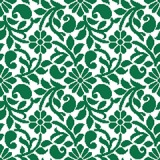
#> input picture WhatsApp Image 2025-06-05 at 19.49.10_db9d6298.jpg, 160 x 160 px, found by its file name
$ python 'Image 2.py'
#> lines starting #> are read from the running program, lines starting #| are printed output that depends on the picture; after the words box and inside, x2 and y2 are one past the last pixel; in counts of white or black regions, pixels touching at a corner belong together
import cv2

# Use raw string to avoid escape issues
image_path = r'C:/Users/Kousimon/OneDrive/Desktop/Data Scientist/Numpy/WhatsApp Image 2025-06-05 at 19.49.10_db9d6298.jpg'

# Load the image
original = cv2.imread(image_path)
#> original is the input picture: shape (160, 160, 3); mean B, G, R 142.7, 168.7, 110.7

# Check if image loaded
if original is None:
    print("❌ Image not loaded. Please check the file path.")
else:
    # Convert to grayscale
    gray = cv2.cvtColor(original, cv2.COLOR_BGR2GRAY)
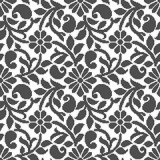
#> gray: shape (160, 160); min 54, max 255, mean 148.4

    # Convert to black and white using threshold
    _, black_white = cv2.threshold(gray, 127, 255, cv2.THRESH_BINARY)
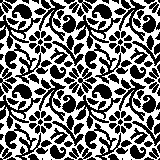
#> black_white: shape (160, 160); 48.3% white; 3 white regions (2 under 20 px), largest, box (x1, y1, x2, y2) and area: (0, 0, 160, 160) 12338

    # Show image
    cv2.namedWindow("Black and White Image", cv2.WINDOW_NORMAL)
    cv2.imshow("Black and White Image", black_white)
    cv2.waitKey(0)
    cv2.destroyAllWindows()

$ run again, with WhatsApp Image 2025-05-30 at 14.27.45_233f0cb1.jpg copied over WhatsApp Image 2025-06-05 at 19.49.10_db9d6298.jpg
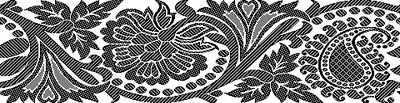
#> input picture WhatsApp Image 2025-05-30 at 14.27.45_233f0cb1.jpg, 400 x 103 px, found by its file name
#> original is the input picture: shape (103, 400, 3); min 0, max 255, mean 123.3
#> `_, black_white = cv2.threshold(gray, 127, 255, cv2.THRESH_BINARY)`:
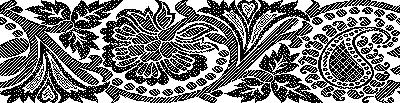
#> black_white: shape (103, 400); 46.5% white; 854 white regions (820 under 20 px), largest, box (x1, y1, x2, y2) and area: (0, 0, 400, 103) 13961, (321, 28, 374, 88) 863, (244, 10, 286, 54) 288
